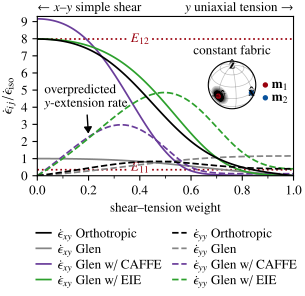

Here is the Python script that generated this plot:
# Nicholas Rathmann <rathmann@nbi.ku.dk> 2024

import sys, os, copy, code # code.interact(local=locals())
import numpy as np
from scipy.spatial.transform import Rotation as R

import matplotlib.pyplot as plt
import matplotlib.gridspec as gridspec
import matplotlib.cm as cm
import cmasher as cmr

from specfabpy import specfab as sf
from specfabpy import constants as sfconst
from specfabpy import common as sfcom
from specfabpy import plotting as sfplt
from specfabpy import integrator as sfint

FS = sfplt.setfont_tex(fontsize=9.5)
FSSMALL = FS

#----------------------
# Parameters
#----------------------

nglen = 3
Aglen = 3.5e-26 # A(T=-25 deg.)
grain_params = sfconst.ice['viscoplastic']['linearL10'] # Optimal n'=1 (lin) grain parameters (Rathmann et al., 2024)

#----------------------
# Initialize model
#----------------------

L = 10
lm, nlm_len = sf.init(L)

# Uniaxial compression fabric as reference fabric state
Nt = 200
kwargs_LROT = dict(iota=1, Gamma0=None, nu=1) #      
mod = dict(type='ps', r=+0, T=+1, axis=1)
strain_target = -0.95 # simulate parcel deformation until this target strain
nlm_uc, F_uc, time_uc, ugrad_uc = sfint.lagrangianparcel(sf, mod, strain_target, Nt=Nt, **kwargs_LROT)
nlm0 = nlm_uc[-1,:] # reference fabric

#----------------------
# Integrate
#----------------------

x,y,z = np.eye(3)
tau1 = (np.einsum('i,j',x,y) + np.einsum('i,j',y,x))
tau2 = -np.sqrt(3)*(np.eye(3)/3 - np.einsum('i,j',y,y)) # neg comp is compression

N = 100
crossover = np.linspace(0,1,N)

D_glen  = np.zeros((N,3,3))
D_orth  = np.zeros((N,3,3))
D_CAFFE = np.zeros((N,3,3))
D_EIE   = np.zeros((N,3,3))

nlm = np.zeros((N,nlm_len), dtype=np.complex64)

mi, _ = sfcom.eigenframe(sf.a2(nlm0), modelplane='xy') # are nothing but x,y,z vectors
Eij = sf.Eij_tranisotropic(nlm0, *mi, *grain_params)
print(mi, Eij)
    
for kk, co in enumerate(crossover):
    tau = (1-co)*tau1 + co*tau2
    D_orth[kk,:,:] = sf.rheo_fwd_orthotropic(tau, Aglen, nglen, *mi, Eij)
    D_glen[kk,:,:] = sf.rheo_fwd_isotropic(tau, Aglen, nglen)
    E_CAFFE = sf.E_CAFFE(nlm0, tau, *sfconst.ice['viscoplastic']['CAFFE'])
    E_EIE   = sf.E_EIE(D_orth[kk,:,:], nglen, nlm0, *mi, *grain_params)
    D_CAFFE[kk,:,:] = sf.rheo_fwd_isotropic(tau, E_CAFFE*Aglen, nglen)
    D_EIE[kk,:,:]   = sf.rheo_fwd_isotropic(tau,   E_EIE*Aglen, nglen)

### Normalize 
norm = np.sqrt(np.einsum('kij,kji->k', D_glen, D_glen)/2)
print(norm[[0,50,-1]])
def normalize(D): return np.array([D[kk,:,:]/norm[kk] for kk in range(N)])
D_glen, D_orth, D_CAFFE, D_EIE = normalize(D_glen), normalize(D_orth), normalize(D_CAFFE), normalize(D_EIE) 

#### abs yy component
#if 0:
#    D_orth[:,1,1]  = abs(D_orth[:,1,1])
#    D_glen[:,1,1]  = abs(D_glen[:,1,1])
#    D_CAFFE[:,1,1] = abs(D_CAFFE[:,1,1])
#    D_EIE[:,1,1]   = abs(D_EIE[:,1,1])

#----------------------
# Plot
#----------------------

### Setup figure

scale = 0.69
fig = plt.figure(figsize=(4.8*scale,3.0*scale))
gs = gridspec.GridSpec(1, 1)
ax = fig.add_subplot(gs[:, :])

#### Plot enahancement factors 

x,y,z = 0,1,2

X = crossover
lw=1.25

c = sfplt.c_dred
kwargs = dict(c=c, lw=lw,)
ax.plot(X[[0,-1]], [Eij[5]]*2, ls=':',  **kwargs)
ax.plot(X[[0,-1]], [Eij[0]]*2, ls=':',  **kwargs)
#ax.plot(X[[0,-1]], [Eij[1]]*2, ls='--', **kwargs)
kwargs = dict(c=c, ha='center', va='center', \
    bbox=dict(facecolor='white', edgecolor='none', boxstyle='square,pad=.21'), clip_on=True, zorder=2)
ax.text(0.4,   Eij[5], r'$E_{12}$', **kwargs)
ax.text(0.4, Eij[0]+0.125, r'$E_{11}$', **kwargs)

kwargs = dict(lw=lw, color='k', zorder=3)
ax.plot(X, D_orth[:,x,y], '-', label=r'$\dot{\epsilon}_{xy}$ Orthotropic', **kwargs)
ax.plot(X, D_orth[:,y,y], '--', label=r'$\dot{\epsilon}_{yy}$ Orthotropic', **kwargs)

kwargs = dict(lw=lw, color='0.52')
ax.plot(X, D_glen[:,x,y], '-',  label=r"$\dot{\epsilon}_{xy}$ Glen", **kwargs)
ax.plot(X, D_glen[:,y,y], '--', label=r"$\dot{\epsilon}_{yy}$ Glen", **kwargs)

cpurp  = '#6a3d9a'
cgreen = 'tab:green'
ax.plot(X, D_CAFFE[:,x,y], '-',  lw=lw, color=cpurp,  label=r"$\dot{\epsilon}_{xy}$ Glen w/ CAFFE")
ax.plot(X, D_CAFFE[:,y,y], '--', lw=lw, color=cpurp,  label=r"$\dot{\epsilon}_{yy}$ Glen w/ CAFFE")
ax.plot(X,   D_EIE[:,x,y], '-',  lw=lw, color=cgreen, label=r"$\dot{\epsilon}_{xy}$ Glen w/ EIE")
ax.plot(X,   D_EIE[:,y,y], '--', lw=lw, color=cgreen, label=r"$\dot{\epsilon}_{yy}$ Glen w/ EIE")

### Remaining axis setup

kwargs = dict(fontsize=FSSMALL, va='bottom')
y0 = 9.45
ax.text(0, y0, '$\\leftarrow$ $x$--$y$ simple shear', ha='left', **kwargs)
ax.text(1, y0, '$y$ uniaxial tension $\\rightarrow$', ha='right', **kwargs)

ax.annotate('overpredicted \n $y$-extension rate', xy=(0.2, 2.3), xytext=(0.19, 4.6), \
    arrowprops=dict(arrowstyle='-|>, head_width=0.25', facecolor='black'), fontsize=FSSMALL, ha='center', va='center', ma='left')

ax.set_xlabel(r'shear--tension weight', fontsize=FS)
ax.set_ylabel(r'$\dot{\epsilon}_{ij}/\dot{\epsilon}_{\mathrm{iso}}$', fontsize=FS+0.5)

xticks = np.arange(0,1+1e-5,0.1)
ax.set_xticks(xticks[::2])  
ax.set_xticks(xticks, minor=True)
yticks = np.arange(-5,15,1)
ax.set_yticks(yticks[::1])  
ax.set_yticks(yticks, minor=True)  
ax.set_xlim([0,X[-1]])
ax.set_ylim([-0,9.3])

reorder=lambda hl,nc:(sum((lis[i::nc]for i in range(nc)),[])for lis in hl)
h_l = ax.get_legend_handles_labels()
kwargs_leg = dict(loc=3, bbox_to_anchor=(-0.05,-0.78), frameon=False, fancybox=False, edgecolor='k', framealpha=1, ncol=2, columnspacing=0.8, handlelength=1.1, handletextpad=0.5, labelspacing=0.18, fontsize=FS)
leg = ax.legend(*reorder(h_l, 2), **kwargs_leg)
#leg = ax.legend(**kwargs_leg)

### ODF examples

geo, prj = sfplt.getprojection(rotation=+35-90, inclination=55)
W = H = 0.23
axpos0 = 0.76, 5.3
trans = ax.transData.transform(axpos0)
trans = fig.transFigure.inverted().transform(trans)
axpos = [trans[0]-W/2, trans[1]-H/2, W,H]
axin = plt.axes(axpos, projection=prj)
axin.set_global()
axin.set_title(r'constant fabric', fontsize=FSSMALL, pad=5)

lvlset = [np.linspace(0.1, 1.1, 8), lambda x,p:'%.1f'%x]
cmap = cmr.get_sub_cmap('Greys', 0.25, 1) # don't include pure white.
cmap.set_under('w')
sfplt.plotODF(nlm0, lm, axin, lvlset=lvlset, cmap=cmap, showcb=False, nchunk=None)
sfplt.plotcoordaxes(axin, geo, axislabels='vuxi', negaxes=True, color='k', fontsize=FS) # sfplt.c_dred

kwargs_default = dict(marker='.', ms=6, markeredgewidth=1.0, transform=geo)
ll = 0
sfplt.plotS2point(axin, +mi[ll], markerfacecolor=sfplt.c_dred, markeredgecolor=sfplt.c_dred, **kwargs_default)
sfplt.plotS2point(axin, -mi[ll], markerfacecolor=sfplt.c_dred, markeredgecolor=sfplt.c_dred, **kwargs_default)
ll = 1
sfplt.plotS2point(axin, +mi[ll], markerfacecolor=sfplt.c_dblue, markeredgecolor=sfplt.c_dblue, **kwargs_default)
sfplt.plotS2point(axin, -mi[ll], markerfacecolor=sfplt.c_dblue, markeredgecolor=sfplt.c_dblue, **kwargs_default)
#    
kwargs = dict(marker='o', s=8.5, clip_on=False)
X0, Y0, dy = 0.915, 5.3, 0.75
ax.scatter([X0-0.025,],[Y0,],    c=sfplt.c_dred, **kwargs)
ax.scatter([X0-0.025,],[Y0-dy,], c=sfplt.c_dblue, **kwargs)
ax.text(X0, Y0,    r'$\vb{m}_1$', ha='left', va='center')
ax.text(X0, Y0-dy, r'$\vb{m}_2$', ha='left', va='center')
        
### Save figure

fname = 'Exyxz-misaligned.pdf'
print('Saving output to %s'%(fname))
plt.savefig(fname, dpi=175, bbox_inches = 'tight', pad_inches = 0.02)
